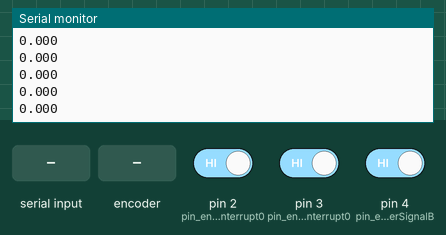
This sketch was run on a simulated Arduino Uno, built with avr-gcc and run on an emulated ATmega328P. On the bench: the last lines printed to the serial monitor. The inputs (shaded band) are chosen by the test bench; at power-on: pin 2 (pin_encoderSignalA_Interrupt0) HIGH, pin 3 (pin_encoderSignalZ_Interrupt0) HIGH, pin 4 (pin_encoderSignalB) HIGH.

Above: at 1.6 s.
1.7 s: "90,45\n" received over Serial
At 1.71 s:
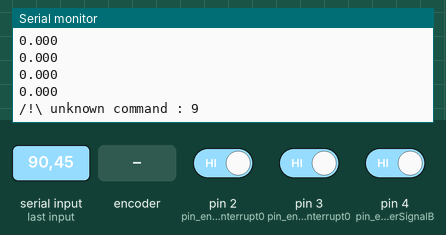
3.2 s: rotary encoder on pin 2 (pin_encoderSignalA_Interrupt0) / pin 4 (pin_encoderSignalB) turned 1 step (first pin leading)
At 3.36 s:
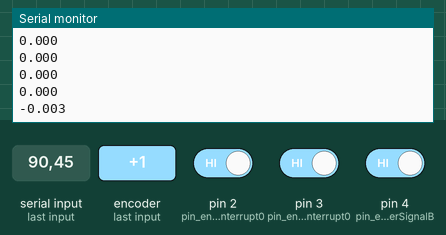
4.9 s: "30,150\n" received over Serial
At 4.91 s:
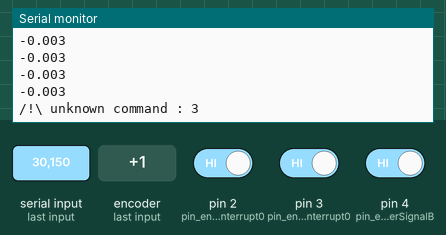
6.4 s: rotary encoder on pin 2 (pin_encoderSignalA_Interrupt0) / pin 4 (pin_encoderSignalB) turned 1 step (first pin leading)
At 6.56 s:
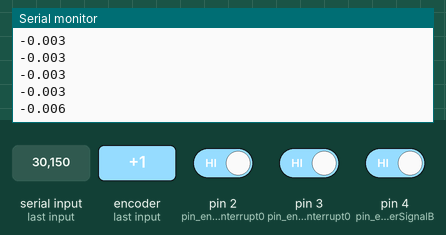
Timing chart, 0 to 9.1 s (numbered marks = the images above; inputs shaded):
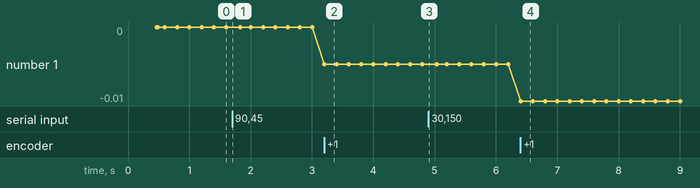

The sketch:

IncrementalEncoderToSerial.ino
```cpp
#define pin_encoderSignalA_Interrupt0 2 // encoder A signal
#define pin_encoderSignalZ_Interrupt0 3 // encoder Z signal
#define pin_encoderSignalB 4 //            encoder B signal

volatile int i = 0;
volatile int t = 0;

long time;

int impByTurn = 360;
long period_ms = 200;
int direction = 1; //1 ou -1
int floatprecision = 3;
bool printTime = false;

const unsigned int MAX_MESSAGE_LENGTH = 40;

void setup() {
  Serial.begin(9600);

  pinMode(pin_encoderSignalA_Interrupt0, INPUT_PULLUP);
  pinMode(pin_encoderSignalZ_Interrupt0, INPUT_PULLUP);
  pinMode(pin_encoderSignalB, INPUT_PULLUP);
  attachInterrupt(digitalPinToInterrupt(pin_encoderSignalA_Interrupt0), OnFallingSignalA, FALLING);
  attachInterrupt(digitalPinToInterrupt(pin_encoderSignalZ_Interrupt0), OnFallingSignalZ, FALLING);

  PrintStart();
  PrintParameters();
}

void loop(){
  if (millis() > time)
  {
    time += period_ms;

    float turn = t + (float)i / 360;
    if (printTime) {
      Serial.print(time);
      Serial.print("\t");
    }
    Serial.println(turn, floatprecision);
  }
  else
  {
    String m = SerialRead();
    if (m != "")
      SetParameters(m);
  }
}

String SerialRead(){
  //Check to see if anything is available in the serial receive buffer
  while (Serial.available() > 0)
  {
    //Create a place to hold the incoming message
    static char message[MAX_MESSAGE_LENGTH];
    static unsigned int message_pos = 0;
    //Read the next available byte in the serial receive buffer
    char inByte = Serial.read();
    //Message coming in (check not terminating character) and guard for over message size
    if ( inByte != '\n' && (message_pos < MAX_MESSAGE_LENGTH - 1) )
    {
      //Add the incoming byte to our message
      message[message_pos] = inByte;
      message_pos++;
    }
    //Full message received...
    else
    {
      //Add null character to string
      message[message_pos] = '\0';
      //Print the message (or do other things)
      //Reset for the next message
      message_pos = 0;
      //Serial.println(message);
      return message;
    }
  }
  return "";
}

void OnFallingSignalA(){ // encoder A signal
  if (digitalRead(pin_encoderSignalB))
    i -= direction;
  else
    i += direction;
}

void OnFallingSignalZ(){ // encoder Z signal => 1 turn
  if (digitalRead(pin_encoderSignalB))
  {
    t -= direction;
    i = impByTurn - 1;
  }
  else
  {
    t += direction;
    i = 0;
  }
}

void SetParameters(String m){
  char command = m[0];
  m.remove(0, 1); // retire le 1er charactère de la chaîne
  int val = m.toInt();

  switch(command)
  {

    case 'd': //direction
      if (val == 1)
        direction = 1;
      else
        direction = -1;
      break;

    case 'f': //float precision when serial printed
      if (val > 0)
        floatprecision = val;
      break;

    case 'i': //impulsions par tour
      if (val > 0)
        impByTurn = val;
      break;

    case 'p': //period_ms
      if (val > 0)
        period_ms = val;
      break;

    case 't': //print Time
      if (val == 1)
        printTime = true;
      else
        printTime = false;
      break;

    default:
      Serial.print("/!\\ unknown command : ");
      Serial.println(command);
      break;
  }
  PrintParameters();
}

void PrintParameters(){
  Serial.print("Direction : ");
  Serial.print(direction);

  Serial.print("\t");
  Serial.print("Period (ms) : ");
  Serial.print(period_ms);

  Serial.print("\t");
  Serial.print("Impulsions for 1 turn : ");
  Serial.print(impByTurn);

  Serial.print("\t");
  Serial.print("Value precision : ");
  Serial.print(floatprecision);

  Serial.print("\t");
  Serial.print("Print time : ");
  Serial.print(printTime);

  Serial.println("");
}

void PrintStart(){
  Serial.println("To change a parameter, send a letter with a value");
  Serial.println("'d' Direction of rotation (\"d1\" or \"d-1\")");
  Serial.println("'i' Coder impulsions for one full rotation (\"i1024\", \"i360\", ...)");
  Serial.println("'p' Period in millisecond between each serial message (\"p25\", \"p1000\", ...)");
  Serial.println("'f' float precision of the serial printed measure (\"f0\", \"f4\", ...)");
  Serial.println("'t' print time in serial message (\"t0\" or \"t1\")");
}
```

Measured:
- after the input at 1.7 s, the serial monitor: prints a new line at once (image 1)
- after the input at 3.2 s, the serial monitor: prints a new line at once (image 2)
- after the input at 4.9 s, the serial monitor: prints a new line at once (image 3)
- after the input at 6.4 s, the serial monitor: prints a new line at once (image 4)
- plotted number 1: 0 → -0 after the input at 3.2 s, -0 → -0.01 after the input at 6.4 s
